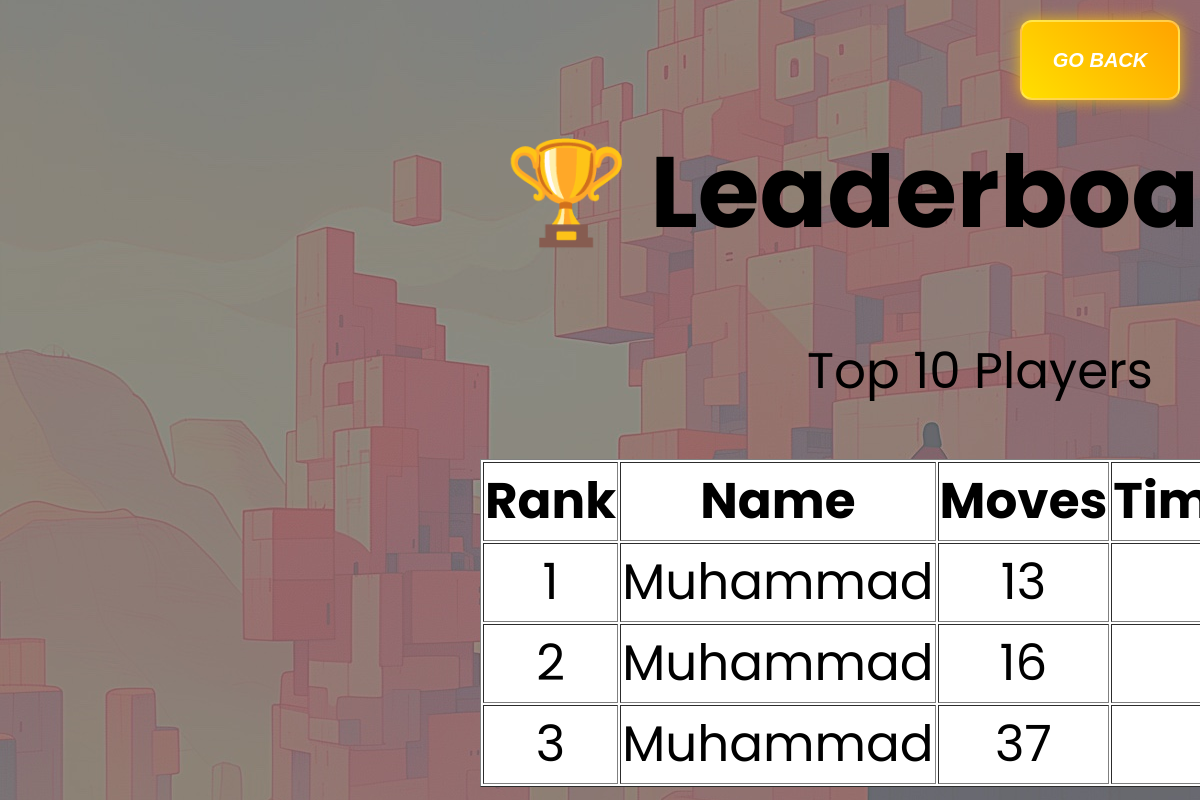
The page /leaderboard/ on the database as committed earlier.
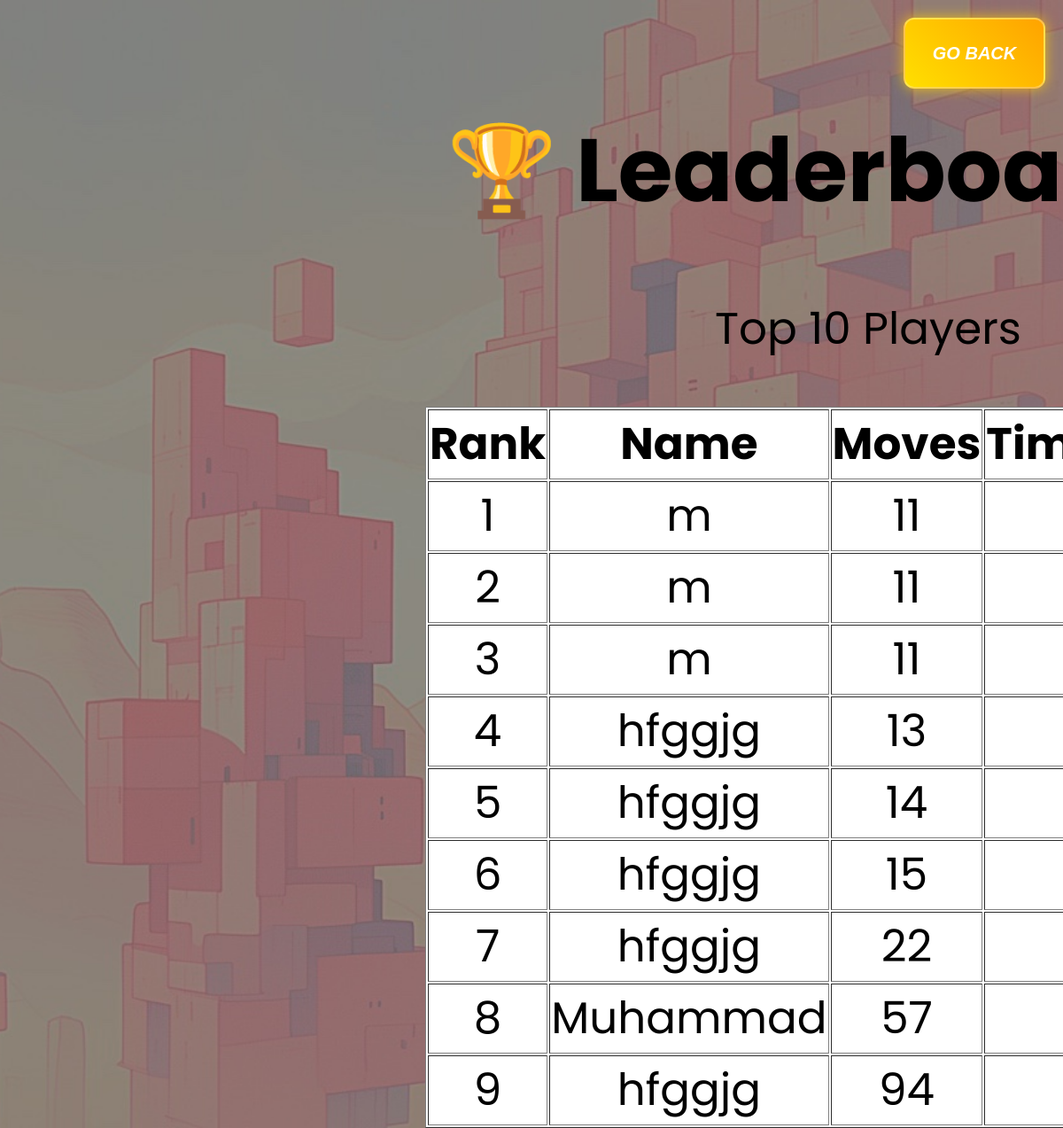
The same page on the database as committed later.
### game1/models.py (models this page shows, shortened)
class PlayerScore(models.Model):
    name = models.CharField(max_length=100)
    moves = models.IntegerField()
    time_elapsed = models.CharField(max_length=20)  # Storing time as a string
    date = models.DateTimeField(auto_now_add=True)

### game1/views.py (the view)
# urls.py: path('leaderboard/', views.leaderboard, name='leaderboard'),  # The leaderboard page
def leaderboard(request):
    scores = PlayerScore.objects.order_by("moves", "time_elapsed")[:10]  # Top 10 scores
    return render(request, "leaderboard.html", {"scores": scores})

### game1/templates/leaderboard.html (shortened to what this page needs)
{% load static %}
<!DOCTYPE html>
<html lang="en">
  <head>
    <link rel="stylesheet" href="{% static 'style.css' %}" />
  </head>
  <body>
    <div>
      <button
        id="back_to_game-button"
        style="
          float: right;
          height: 80px;
          width: 160px;
          font-size: 20px;
          font-style: italic;
          background-color: yellow;
        "
        onclick="back()"
      >
        Go Back
      </button>
      </div>
    <div class="lcontainer">
      <div id="ltitle"> <h1 >🏆 Leaderboard 🏆</h1></div>
      <p class="subheading">Top 10 Players</p>
<div id="table">
      <table border="1">
        <tr>
          <th>Rank</th>
          <th>Name</th>
          <th>Moves</th>
          <th>Time Elapsed</th>
        </tr>
        {% for score in scores %}
        <tr>
          <td>{{ forloop.counter }}</td>
          <td>{{ score.name }}</td>
          <td>{{ score.moves }}</td>
          <td>{{ score.time_elapsed }}</td>
        </tr>
        {% empty %}
        <tr>
          <td colspan="4">No scores recorded yet.</td>
        </tr>
        {% endfor %}
      </table>
    </div>
    </div>
  </body>
</html>

### game1/static/style.css (style rules this page uses)
html, body { background-image: url("two.jpeg"); height: 100%; overflow: hidden; width: 100%; background-position: center; background-repeat: no-repeat; background-size: cover; padding: 0; margin: 0; font-family: "Poppins", sans-serif; }
#back_to_game-button { font-size: 20px; font-weight: bold; padding: 15px 30px; border: none; border-radius: 12px; cursor: pointer; text-transform: uppercase; transition: all 0.3s ease-in-out; backdrop-filter: blur(8px); border: 2px solid rgba(255, 255, 255, 0.3); color: white; background: linear-gradient( 45deg, rgba(255, 215, 0, 0.8), rgba(255, 140, 0, 0.8) ); box-shadow: 0px 0px 15px rgba(255, 204, 0, 0.8); }
table { background-color: white; }
.lcontainer { font-size: 50px; height: 100px; width: 1000px; position: relative; text-align: center; padding-top: 50px; left: 40%; justify-content: center; }
#ltitle { position: relative; z-index: 2; }
#back_to_game-button { position: absolute; top: 20px; right: 20px; z-index: 3; }

Rows that differ between the two databases and show on the page:
removed PlayerScore: name "Muhammad", moves "13"
removed PlayerScore: name "Muhammad", moves "16"
removed PlayerScore: name "Muhammad", moves "37"
added PlayerScore: name "m", moves "11"
added PlayerScore: name "m", moves "11"
added PlayerScore: name "m", moves "11"
added PlayerScore: name "hfggjg", moves "13"
added PlayerScore: name "hfggjg", moves "14"
added PlayerScore: name "hfggjg", moves "15"
added PlayerScore: name "hfggjg", moves "22"
added PlayerScore: name "Muhammad", moves "57"
added PlayerScore: name "hfggjg", moves "94"
